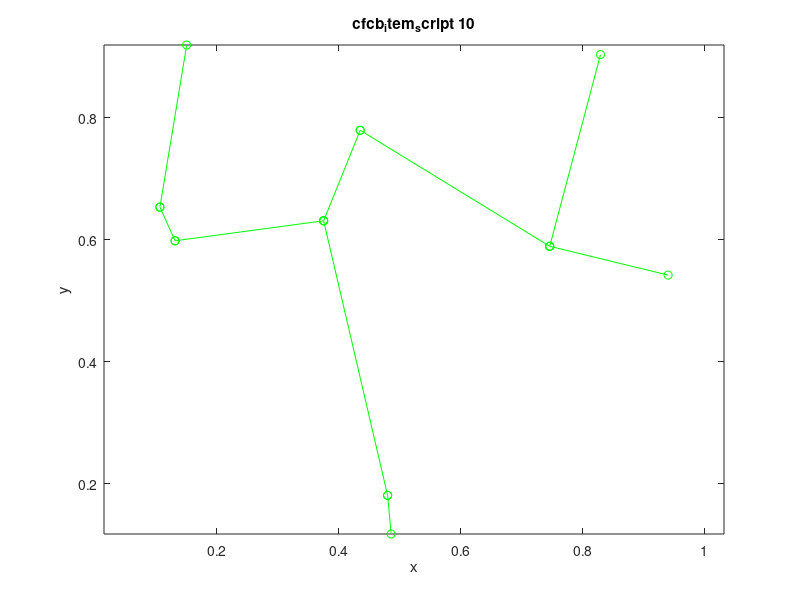

Reproduce this figure in MATLAB.
function theResult = mst(edges, costs)

% mst -- Minimum spanning tree.
%  mst('demo') calls "mst(10)".
%  mst(nPoints) draws the minimum spanning tree for
%   nPoints (random x-y pairs).  Default = 10.  The
%   tree has the attractive property that it does
%   not intersect itself.
%  mst(edges, costs) returns indices of the minimum
%   spanning tree for the edges [from to] of a
%   connected graph, according to their corresponding
%   costs.  The edges connect vertices that are
%   labeled [1:number-of-vertices].  The "minimum
%   spanning tree" is the least costly graph that
%   connects all the points.  To obtain the
%   maximum spanning tree, negate the costs.
%   (Note: if the graph is not connected, the
%   result will contain a minimal spanning
%   tree for each piece.)
%  mst(x, y) returns the minimum spanning tree
%   for the (x, y) points, given as columns.
%  mst(z) returns the minimum spanning tree
%   for complex points z, given as a column.
%
% Reference: Isabel Beichl and Francis Sullivan,
%  "In order to form a more perfect UNION,"
%  Computing in Science and Engineering, v. 3,
%  n. 2, p. 60-64, March/April, 2001.  The
%  two local functions, "sfind" and "slink",
%  are copied from that paper.  The "sfind"
%  strategy is due to Robert E. Tarjan.
 
% Copyright (C) 2001 Dr. Charles R. Denham, ZYDECO.
%  All Rights Reserved.
%   Disclosure without explicit written consent from the
%    copyright owner does not constitute publication.
 
% Version of 02-Jul-2001 15:56:34.
% Updated    06-Jul-2001 09:37:14.

if nargin < 1, help(mfilename), edges = 'demo'; end

if isequal(edges, 'demo'), edges = 10; end

if ischar(edges), edges = eval(edges); end

% Demonstration.

if nargin < 2 & length(edges) == 1
	npts = edges;
	z = rand(npts, 1) + sqrt(-1)*rand(npts, 1);
	tic
	result = feval(mfilename, z);
	elapsed
	from = result(:, 1);
	to = result(:, 2);
	x = real(z);
	y = imag(z);
	f = findobj(gcf, 'Type', 'axes');
	if any(f), delete(f), end
	plot([x(from) x(to)].', [y(from) y(to)].', '-og')
	title([mfilename ' ' int2str(npts)])
	xlabel x
	ylabel y
	set(gcf, 'Name', 'Minimum Spanning Tree', 'NumberTitle', 'off')
	axis equal
	try, zoomsafe, catch, end
	figure(gcf)
	if nargout > 0, theResult = result; end
	return
end

% Process (x, y) points, or z points (complex).

if size(edges, 2) == 1
	if nargin == 1
		z = edges;
	elseif nargin == 2
		x = edges;
		y = costs;
		z = x + sart(-1)*y;
	end
	npts = length(z);
	[from, to] = meshgrid(1:npts, 1:npts);
	from = from(:);
	to = to(:);
	f = find(from < to);   % Unique edges only.
	from = from(f);
	to = to(f);
	edges = [from to];
	costs = abs(z(to) - z(from));
end

% Sort the edges by their cost.

[costs, indices] = sort(costs);
edges = edges(indices, :);

from = edges(:, 1);
to = edges(:, 2);

parent = 1:max(max(edges));
rank = zeros(size(parent));
keep = logical(zeros(size(parent)));

% Join sub-trees until no more links to process.

for i = 1:length(from)
	x = sfind(parent, from(i));
	parent(from(i)) = x;   % Acceleration strategy.
	y = sfind(parent, to(i));
	parent(to(i)) = y;   % Acceleration strategy.
	if x ~= y
		[parent, rank] = slink(x, y, parent, rank);
		keep(i) = ~~1;
	end
end

result = edges(keep, :);

% Check for disconnected graph, if desired.
%  For a single connected graph, everyone
%  will have the same root-parent.  Isolated
%  points are not considered part of the
%  graph system.

if (1)
	p = zeros(size(parent));
	for i = 1:length(parent)
		p(i) = sfind(parent, i);
	end
	if ~all(p == p(1))
		count = sum(diff(sort(p)) ~= 0) + 1;
		disp([' ## Not a connected graph.'])
		disp([' ## Contains ' int2str(count) ' independent graphs.'])
	end
end

% Sort indices for ease of reading.

for i = 2:-1:1
	[ignore, indices] = sort(result(:, i));
	result = result(indices, :);
end

if nargout > 0, theResult = result; end


% ---------- sfind ---------- %


function z = sfind(p, x)

% sfind -- Root of a set.
%  sfind(p, x) returns the root parent of the set
%   containing index x, given parent-list p.  The
%   speed is O(lon(n)).

y = x;

while y ~= p(y)
	y = p(y);
end

z = p(y);


% ---------- slink ---------- %


function [p, rank] = slink(x, y, p, rank)

% slink -- Link two sets.
%  [p, rank] = slink(x, y, p, rank) links two sets,
%   whose roots are x and y, using parent array p,
%   and rank(x),  a measure of the depths of the
%   tree from root x.  The speed is O(n).

if rank(x) < rank(y)
	p(x) = y;
else
	if rank(y) < rank(x)
		p(y) = x;
	else
		p(x) = y;
		rank(y) = rank(y) + 1;
	end
end


% ---------- elapsed ---------- %


function elapsed(thePrecision)

% elapsed -- Print elapsed time.
%  elapsed(thePrecision) displays the "toc" elapsed
%   time, with the given precision, in decimal seconds
%   (default = 1).  Use "tic" to initiate the timer.
 
% Copyright (C) 2001 Dr. Charles R. Denham, ZYDECO.
%  All Rights Reserved.
%   Disclosure without explicit written consent from the
%    copyright owner does not constitute publication.
 
% Version of 18-Jun-2001 06:41:43.
% Updated    18-Jun-2001 07:39:59.

if nargin < 1, thePrecision = 1; end

if ischar(thePrecision), thePrecision = eval(thePrecision); end

try
	t = fix(toc / thePrecision) * thePrecision;
	disp([' ## Elapsed time: ' num2str(t) ' s.'])
catch
	disp(' ## Please call "tic" first.')
end
